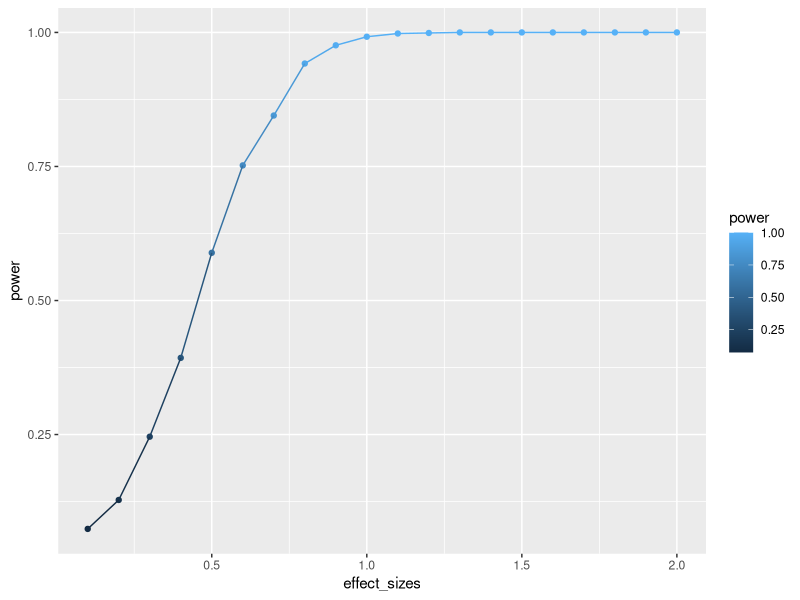

Write R code to recreate this figure.
## ---- chunk 1

library(ggplot2)
# function to run a simulated t-test
sim_power <- function(x){
  A <- rnorm(n=39,mean=0, sd=1)
  B <- rnorm(n=39,mean=(0+x), sd=1)
  return(t.test(A,B,var.equal=TRUE)$p.value)
}
# vector of effect sizes
effect_sizes <- seq(.1,2,.1)
# run simulation for each effect size 1000 times
power <- sapply(effect_sizes, 
          FUN = function(x) {
            sims <- replicate(1000,sim_power(x))
            sim_power <- length(sims[sims<.05])/length(sims)
            return(sim_power)})
# combine into dataframe
plot_df <- data.frame(effect_sizes,power)
# plot the power curve
ggplot(plot_df, aes(x=effect_sizes,
                    y=power, color = power))+
  geom_point()+
  geom_line()
